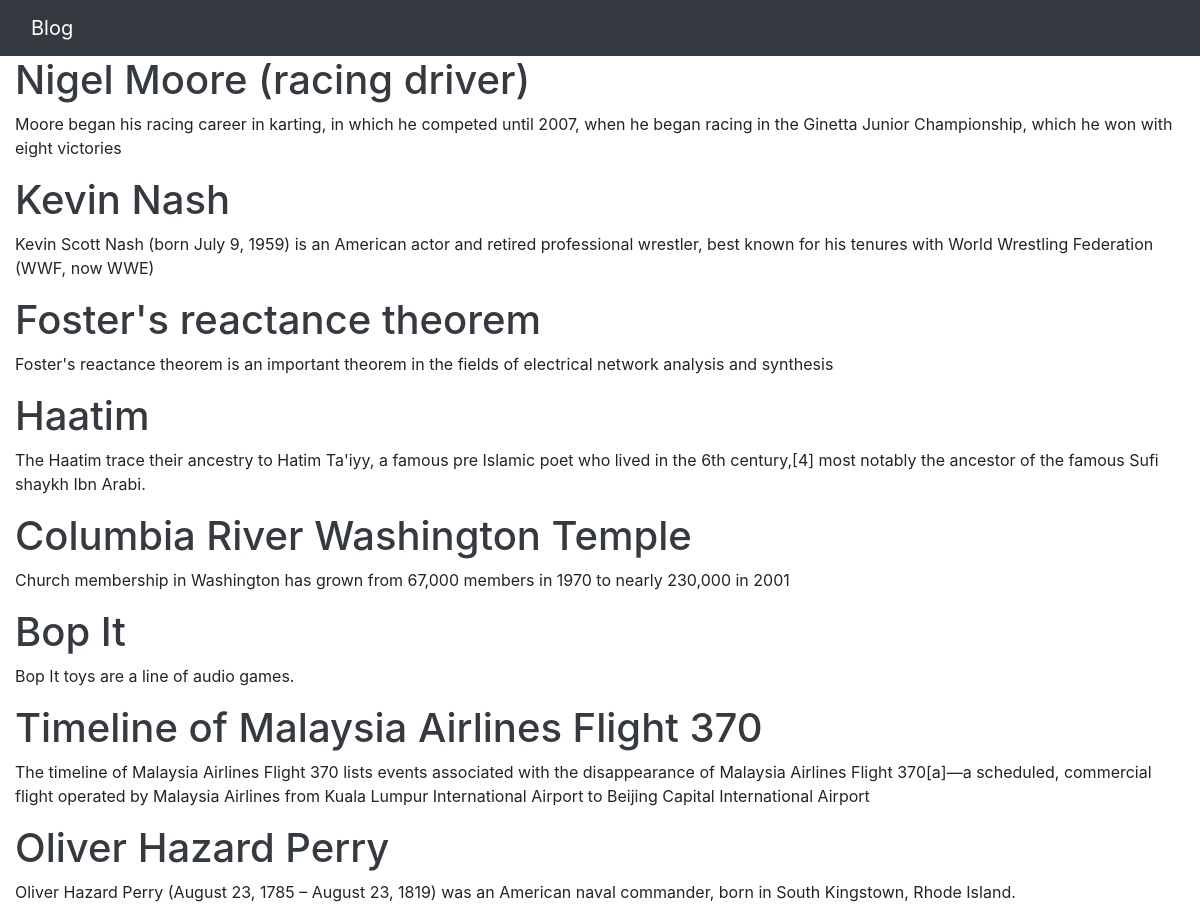
The page / on the database its author committed.
### blog/models.py (models this page shows, shortened)
class Post(models.Model):
    class PostManager(models.Manager):
        def get_queryset(self):
            return super().get_queryset().filter(status='published')
    options = (
        ('draft', 'Draft'),
        ('published', 'Published'),
    )
    title = models.CharField(max_length=250)
    preview = models.TextField(null=True)
    slug = models.SlugField(max_length=250, unique_for_date='publish')
    publish = models.DateTimeField(default=timezone.now)
    author = models.ForeignKey(User, on_delete=models.CASCADE, related_name='blog_posts')
    content = models.TextField()
    status = models.CharField(max_length=10, choices=options, default='draft')
    objects = models.Manager()
    post_manager = PostManager()
    def get_absolute_url(self):
        return reverse('blog:post_full', args=[self.slug])
    class Meta:
        ordering = ('-publish',)

### blog/views.py (the view)
# urls.py: path("", views.home, name='homepage'),
def home(request):
    all_posts = Post.post_manager.all()
    return render(request, "home.html", {'posts': all_posts})

### blog/templates/home.html (shortened to what this page needs)
<!doctype html>
<html lang="en">
  <head>
    <link rel="stylesheet" href="https://stackpath.bootstrapcdn.com/bootstrap/4.3.1/css/bootstrap.min.css">
  </head>
  <body>
    <nav class="navbar navbar-expand-lg navbar-dark bg-dark">
      <div class="container-fluid">
        <a class="navbar-brand" href="#">Blog</a>
      </div>
    </nav>
    {% for post in posts %}
      <div class="col-12">
        <h1><a class="text-dark" href="{{post.get_absolute_url}}">{{post.title}}</a></h1>
      </div>
      <div class="col-12">
        <p>{{post.preview}}</p>
      </div>
    {% endfor %}
  </body>
</html>

### rows shown on the page
Post: title "Nigel Moore (racing driver)", preview "Moore began his racing career in karting, in which he competed until 2007, when he began racing in the Ginetta Junior Championship, which he won with eight victories"
Post: title "Kevin Nash", preview "Kevin Scott Nash (born July 9, 1959) is an American actor and retired professional wrestler, best known for his tenures with World Wrestling Federation (WWF, now WWE)"
Post: title "Foster's reactance theorem", preview "Foster's reactance theorem is an important theorem in the fields of electrical network analysis and synthesis"
Post: title "Haatim", preview "The Haatim trace their ancestry to Hatim Ta'iyy, a famous pre Islamic poet who lived in the 6th century,[4] most notably the ancestor of the famous Sufi shaykh Ibn Arabi."
Post: title "Columbia River Washington Temple", preview "Church membership in Washington has grown from 67,000 members in 1970 to nearly 230,000 in 2001"
Post: title "Bop It", preview "Bop It toys are a line of audio games."
Post: title "Timeline of Malaysia Airlines Flight 370", preview "The timeline of Malaysia Airlines Flight 370 lists events associated with the disappearance of Malaysia Airlines Flight 370[a]—a scheduled, commercial flight operated by Malaysia Airlines from Kuala Lumpur International Airport to Beijing Capital International Airport"
Post: title "Oliver Hazard Perry", preview "Oliver Hazard Perry (August 23, 1785 – August 23, 1819) was an American naval commander, born in South Kingstown, Rhode Island."
